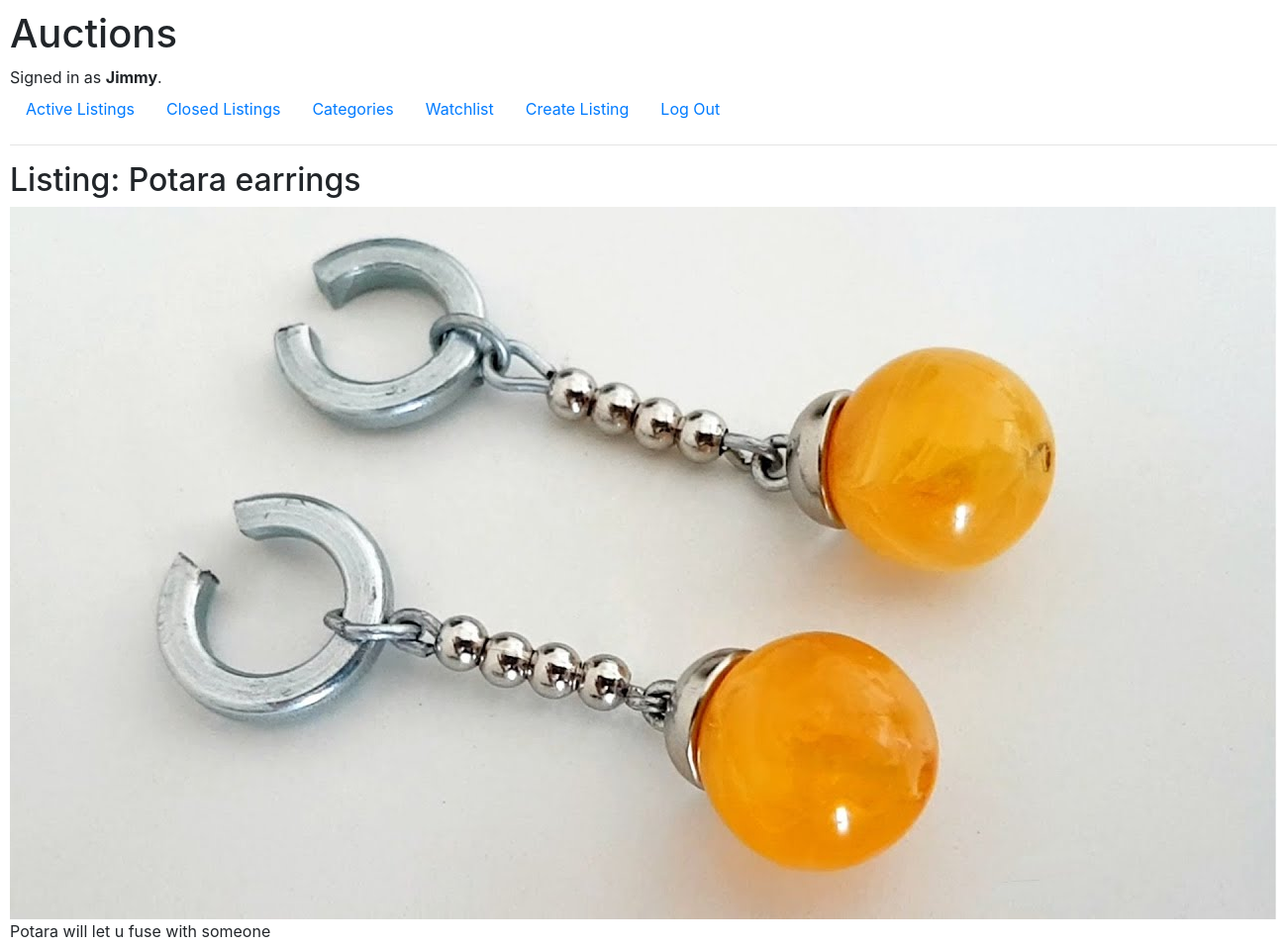
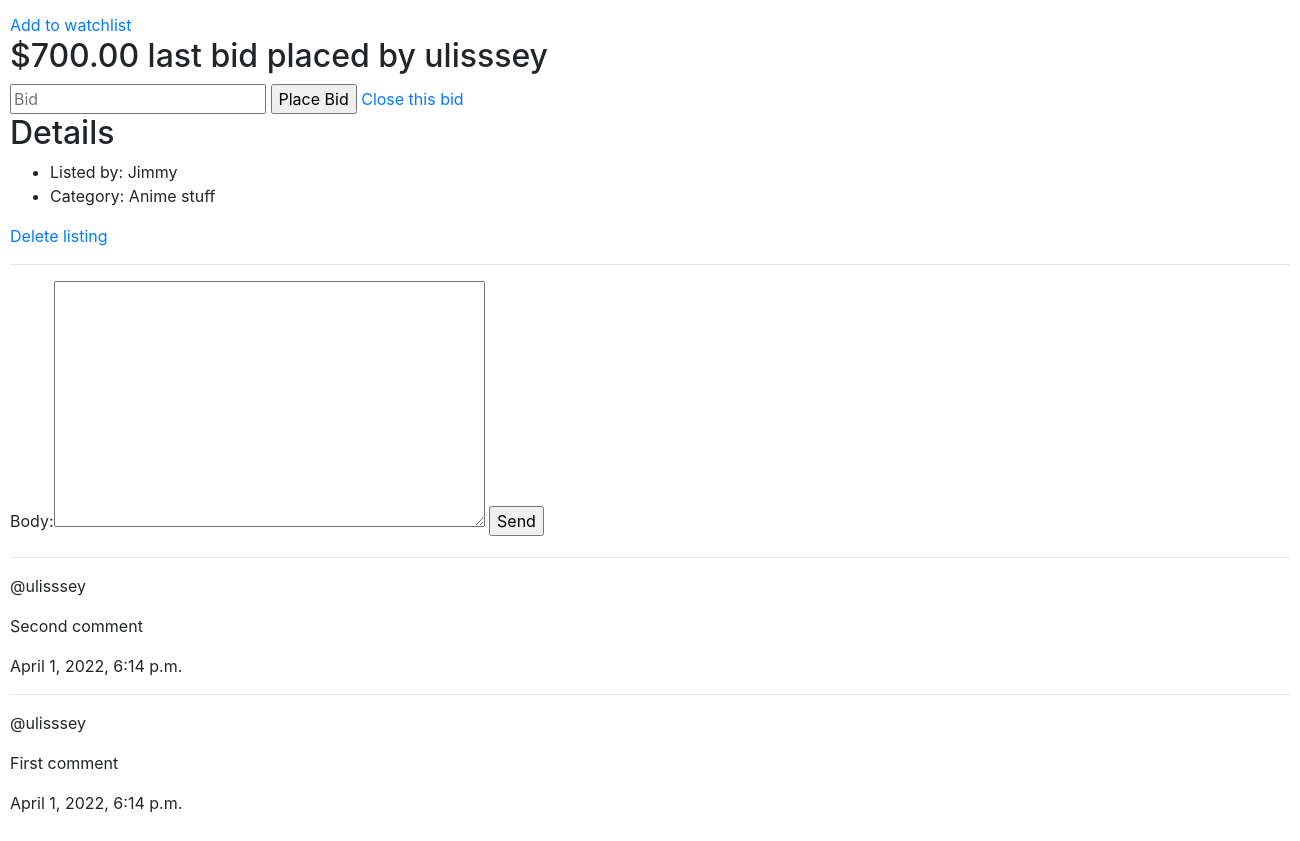
/listing/5 (signed in), run on the app's committed database (2 pictures, top to bottom).
### auctions/models.py (models this page shows)
class User(AbstractUser):
    username = models.CharField(max_length=20, unique=True)
    email = models.EmailField()
    password = models.CharField(max_length=30)
    watchlist = models.CharField(max_length=100, null=True, blank=True)

class AuctionListings(models.Model):
    image = models.ImageField(upload_to='images/', blank=True, default='images/0.jpg')
    title = models.CharField(max_length=20)
    description = models.TextField(null=True, blank=True)
    prices = models.DecimalField(max_digits=6, decimal_places=2, null=True)
    creator = models.ForeignKey(User, on_delete=models.SET_NULL, null=True)
    bid_author = models.CharField(max_length=20, null=True)
    created = models.DateTimeField(auto_now_add=True)
    category = models.ForeignKey(Categories, on_delete=models.CASCADE, null=True)
    close_bid = models.BooleanField(default=False)

class Categories(models.Model):
    category = models.CharField(max_length=30, null=True, blank=True)
    def __str__(self):
        return self.category

class Comments(models.Model):
    listing_id = models.IntegerField(null=True)
    body = models.TextField(null=True, blank=True)
    author = models.ForeignKey(User, on_delete=models.CASCADE)
    created = models.DateTimeField(auto_now_add=True)

### auctions/views.py (the view)
# urls.py: path("listing/<str:pk>", views.listing_page, name='listing'),
def listing_page(request, pk):
    listing = AuctionListings.objects.get(id=pk)
    comments = Comments.objects.filter(listing_id=pk).order_by('-created')
    comments_form = CommentForm()
    context =  {'listing': listing, 'comments_form': comments_form, 'comments': comments}
    return render(request, 'auctions/listing.html', context)

### auctions/forms.py
class CommentForm(ModelForm):
    class Meta:
        model = Comments
        fields = ['body']

### auctions/templates/auctions/listing.html (shortened to what this page needs)
{% extends 'auctions/layout.html' %}
{% block body %}
    <div>
        <h2>Listing: {{ listing.title }}</h2>
        {% if listing.image %}
            <img src="{{ listing.image.url }}">
        {% endif %}
        <p>{{ listing.description }}</p>
        {% if listing.close_bid == False %}
            <a href="{% url 'watchlist' listing.id %}">Add to watchlist</a>
        {% endif %}
        {% if listing.close_bid == False %}
            <form method="post" action="{% url 'get_bid' listing.id %}">
                <h2>${{ listing.prices }} last bid placed by {{ listing.bid_author }}</h2>
                <input type="number" name="bid" placeholder="Bid">
                <input type="submit" value="Place Bid">
                {% if listing.creator == request.user %}
                    <a href="{% url 'close' listing.id %}">Close this bid</a>
                {% endif %}
            </form>
        {% else %}
            {% if listing.bid_author == request.user.username %}
                <h2>You have won bid!</h2>
            {% else %}
                <h2>{{ listing.bid_author }} has won bid!</h2>
            {% endif %}
        {% endif %}
        <h2>Details</h2>
        <ul>
            <li>Listed by: {{ listing.creator }}</li>
            <li>Category: {{ listing.category }}</li>
        </ul>
        {% if listing.creator == request.user %}
            <a href="{% url 'delete-listing' listing.id %}">Delete listing</a>
        {% endif %}
        <hr>
        <div>
            <form method="post" action="{% url 'comment' listing.id %}">
                {{ comments_form }}
                <input type="submit" value="Send">
            </form>
        </div>
        <div>
            {% for comment in comments %}
                <hr>
                <div>
                    <p>@{{ comment.author }}</p>
                    <p>{{ comment.body }}</p>
                    <p>{{ listing.created }}</p>
                </div>
            {% endfor %}
        </div>
    </div>
{% endblock %}

### auctions/templates/auctions/layout.html (shortened to what this page needs)
{% load static %}
<!DOCTYPE html>
<html lang="en">
    <head>
        <link rel="stylesheet" href="https://stackpath.bootstrapcdn.com/bootstrap/4.4.1/css/bootstrap.min.css">
        <link href="{% static 'auctions/styles.css' %}" rel="stylesheet">
    </head>
    <body>
        <h1>Auctions</h1>
        <div>
            {% if user.is_authenticated %}
                Signed in as <strong>{{ user.username }}</strong>.
            {% else %}
                Not signed in.
            {% endif %}
        </div>
        <ul class="nav">
            <li class="nav-item">
                <a class="nav-link" href="{% url 'index' %}">Active Listings</a>
            </li>
            <li class="nav-item">
                <a class="nav-link" href="{% url 'closed' %}">Closed Listings</a>
            </li>
            <li class="nav-item">
                <a class="nav-link" href="{% url 'categories' %}">Categories</a>
            </li>
            <li class="nav-item">
                <a class="nav-link" href="{% url 'user_watchlist' %}">Watchlist</a>
            </li>
            <li class="nav-item">
                <a class="nav-link" href="{% url 'create' %}">Create Listing</a>
            </li>
            {% if user.is_authenticated %}
                <li class="nav-item">
                    <a class="nav-link" href="{% url 'logout' %}">Log Out</a>
                </li>
            {% endif %}
        </ul>
        <hr>
        {% block body %}
        {% endblock %}
    </body>
</html>

### auctions/static/auctions/styles.css (style rules this page uses)
body { padding: 10px; }

### data on the page
User: username "Jimmy"
AuctionListings: title "Potara earrings", image (placeholder picture), description "Potara will let u fuse with someone", prices "700.00", bid_author "ulisssey", creator "Jimmy", category "Anime stuff", created "April 1, 2022, 6:14 p.m."
Comments: author "ulisssey", body "Second comment"
Comments: author "ulisssey", body "First comment"
